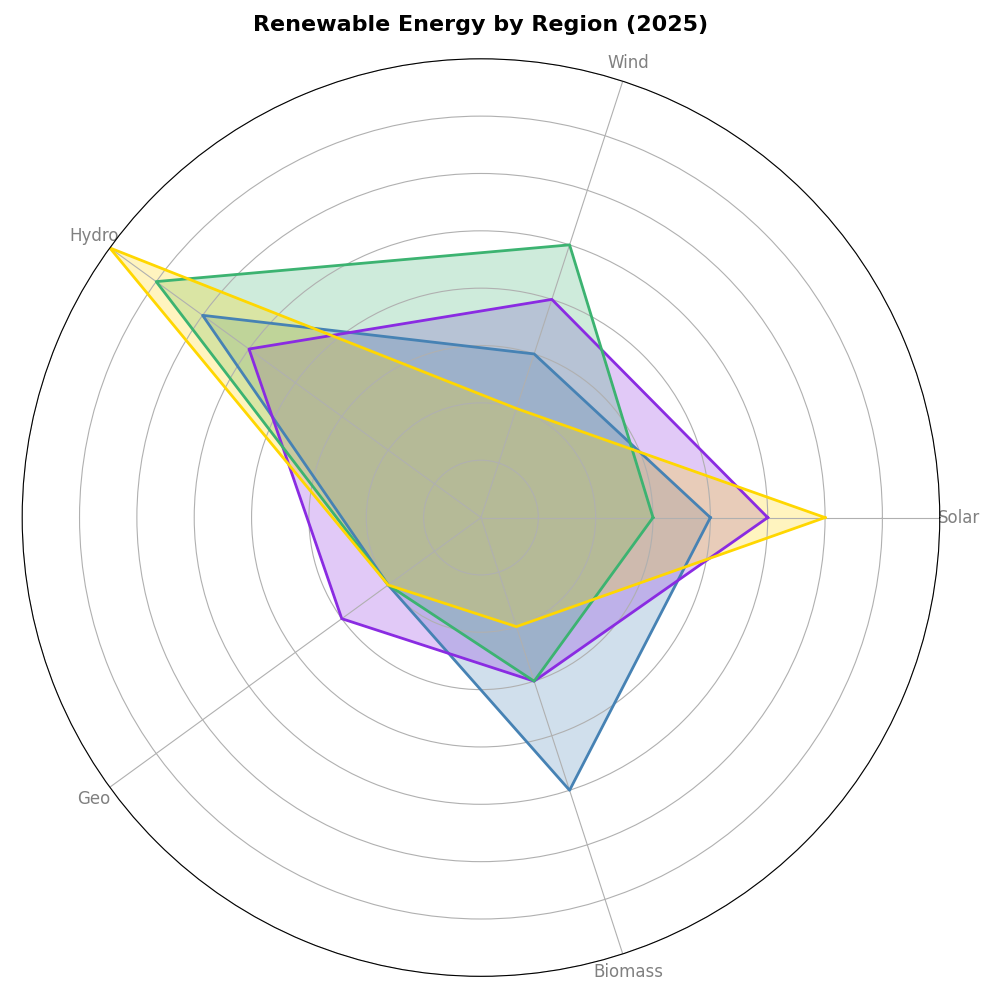

This figure's Python source:
import matplotlib.pyplot as plt
import numpy as np
from math import pi

categories = ['Solar', 'Wind', 'Hydro', 'Geo', 'Biomass']
regions = ['N. America', 'Europe', 'Asia', 'S. America']

data = {
    'N. America': [20, 15, 30, 10, 25],
    'Europe': [25, 20, 25, 15, 15],
    'Asia': [15, 25, 35, 10, 15],
    'S. America': [30, 10, 40, 10, 10],
}

angles = np.linspace(0, 2 * pi, len(categories), endpoint=False).tolist()
angles += angles[:1]

fig, ax = plt.subplots(figsize=(10, 10), subplot_kw=dict(polar=True))

colors = ['#4682B4', '#8A2BE2', '#3CB371', '#FFD700']
for region, color in zip(data.keys(), colors):
    values = data[region]
    values += values[:1]
    ax.plot(angles, values, linewidth=2, linestyle='solid', color=color)
    ax.fill(angles, values, color=color, alpha=0.25)

ax.set_yticklabels([])
ax.set_xticks(angles[:-1])
ax.set_xticklabels(categories, fontsize=12, color='gray')

ax.set_ylim(0, 40)

plt.title("Renewable Energy by Region (2025)", fontsize=16, fontweight='bold', pad=20)

plt.tight_layout()
plt.show()
